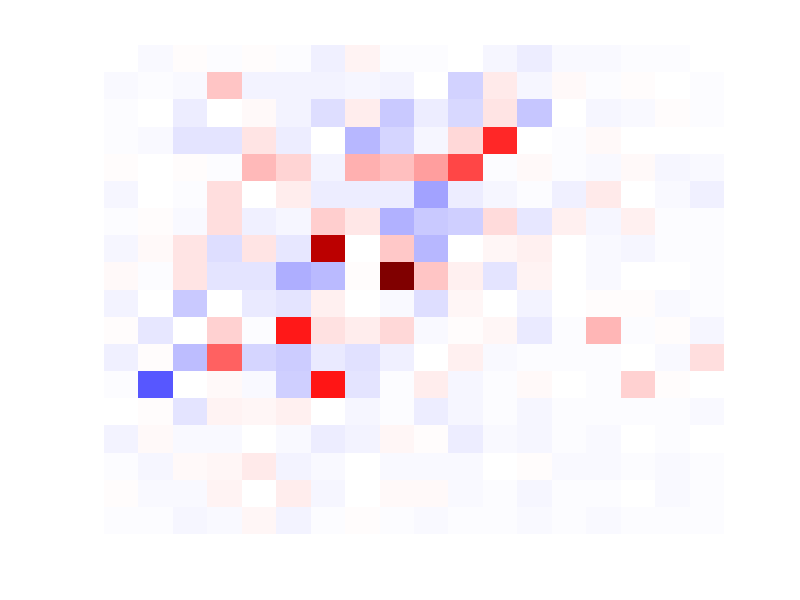

MATLAB code to generate this figure:
% visualize attribution map computed by DnCNN_mix_Adam_Integrated_Gradient_multi.py

clc;clear;
load("attribution_map_sample.mat");

x=110;
y=260;
a=ige_data(x-7:x+10,y-7:y+10);
imagesc(a);

% 
%---------------------------blue red colormap
n=[1 42 127 211 252];        
J = zeros(252,3);
%-----------------------------------------------R
J(n(2):n(3),1) =linspace(0,1,n(3)-n(2)+1);
J(n(3):n(4),1) =1;
J(n(4):n(5),1) =linspace(1,0.5,n(5)-n(4)+1);
%-----------------------------------------------G
J(n(2):n(3),2) =linspace(0,1,n(3)-n(2)+1);
J(n(3):n(4),2) =linspace(1,0,n(4)-n(3)+1);
%-----------------------------------------------B
J(n(1):n(2),3) =linspace(0.5,1,n(2)-n(1)+1);
J(n(2):n(3),3) =1;
J(n(3):n(4),3) =linspace(1,0,n(4)-n(3)+1);
%----------------------------------------------------------
rz=get(gca,'clim'); 
rz=max(abs(rz))/3;    
set(gca,'clim',[-rz rz]); 
colormap(J);
box off;
axis off;
